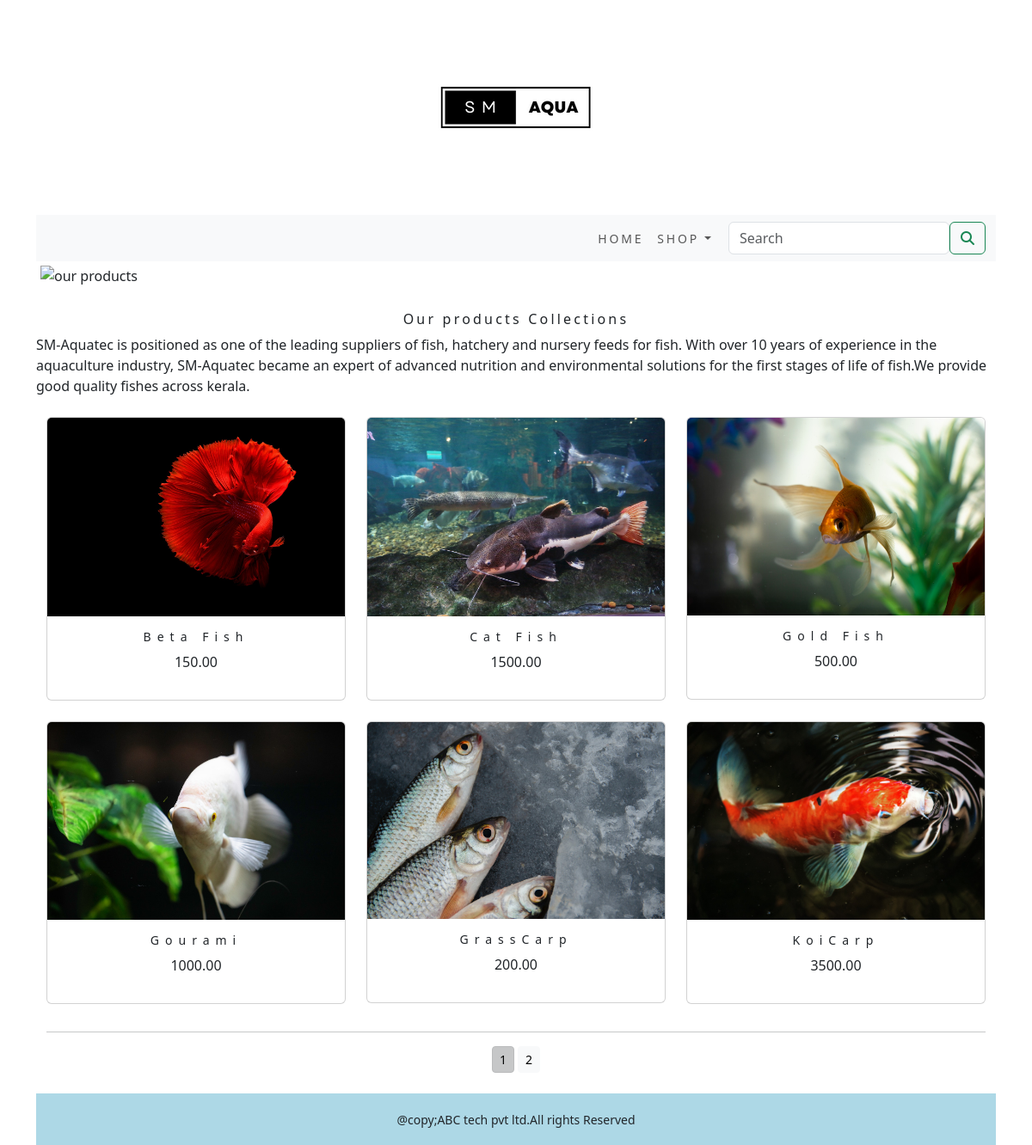
The page /shopapp/ on the database its author committed.
### shopapp/models.py (models this page shows, shortened)
class Product(models.Model):
    name = models.CharField(max_length=250, unique=True)
    slug = models.SlugField(max_length=250, unique=True)
    description = models.TextField(blank=True)
    price = models.DecimalField(max_digits=10, decimal_places=2)
    category = models.ForeignKey(Category, on_delete=models.CASCADE)
    image = models.ImageField(upload_to='product', blank=True)
    stock = models.IntegerField()
    available = models.BooleanField(default=True)
    created = models.DateTimeField(auto_now_add=True)
    updated = models.DateTimeField(auto_now=True)
    def get_url(self):
        return reverse('shopapp:prodCatdetail',args=[self.category.slug,self.slug])
    class Meta:
        ordering = ('name',)
        verbose_name = 'product'
        verbose_name_plural = 'products'

### shopapp/views.py (the view)
# urls.py: path('', views.allProdCat, name='allProdCat'),
def allProdCat(request, c_slug=None):
    c_page = None
    products_list = None
    if c_slug != None:
        c_page = get_object_or_404(Category, slug=c_slug)
        products_list = Product.objects.all().filter(category=c_page, available=True)
    else:
        products_list = Product.objects.all().filter(available=True)
    paginator=Paginator(products_list,6)
    try:
        page=int(request.GET.get('page','1'))
    except:
        page=1
    try:
        products=paginator.page(page)
    except(EmptyPage,InvalidPage):
        products=paginator.page(paginator.num_pages)
    return render(request, "category.html", {'category': c_page, 'products': products})

### cart/context_processors.py (called while the page is built)
def counter(request):
    item_count = 0
    if 'admin' in request.path:
        return {}
    else:
        try:
            cart = Cart.objects.filter(cart_id=_cart_id(request))
            cart_items = CartItem.objects.all().filter(cart=cart[:1])
            for cart_item in cart_items:
                item_count += cart_item.quantity
        except Cart.DoesNotExist:
            item_count = 0
    return dict(item_count=item_count)

### cart/views.py (called while the page is built)
def _cart_id(request):
    cart = request.session.session_key
    if not cart:
        cart = request.session.create()
    return cart

### shopapp/context_processors.py (called while the page is built)
def menu_links(request):
    links=Category.objects.all()
    return dict(links=links)

### shopapp/models.py (called while the page is built)
    def get_url(self):
        return reverse('shopapp:products_by_category',args=[self.slug])

### templates/category.html (shortened to what this page needs)
{% extends 'base.html' %}
{% load static %}
{% block content %}
<div class="mx_auto">
   {% if category %}
      <img class="my_image" src="{{category.image.url}}" alt="{{category.name}}" width="500px;" height="200px;">
</div>
   <br>
<div>
      <h1 class="text-center my_title">{{category.name}}</h1>
      <p class="text_justify">{{category.description}}</p>
</div>
   {% else %}
<div>
      <img class="my_image my_image_padding" src="{% static 'img/banner.png' %}" alt="our products" width="1250px;" height="450px;">
</div>
<br>
<div>
   <h1 class="text-center my_title"> Our products Collections</h1>
   <p class="text-justify">SM-Aquatec is positioned as one of the leading suppliers of fish, hatchery and nursery feeds for fish. With over 10 years of experience in the aquaculture industry, SM-Aquatec became an expert of advanced nutrition and environmental solutions for the first stages of life of fish.We provide good quality fishes across kerala.</p>
</div>
   {% endif %}
<div class="container">
   <div class="row mx_auto">
      {% for product in products.object_list %}
      <div class="my_bottom_margi col-9 col-sm-5 col-md-4 col-md-25 col-lg-4">
         <div class="navbar  box-shadow mb-2" >
         <div class="card-deck mt-50">
            <div class="card text-center" style="min-width:18rem;" >
               <a href="{{product.get_url}}"><img class="card-img-top my_image" src="{{product.image.url}}" alt="{{product.name}}" width="500px;" height="200px;"></a>
               <div class="card-body">
                  <h4>{{product.name}}</h4>
                  <p>{{product.price}}</p>
               </div>
            </div>
         </div>
         </div>
      </div>
      {% endfor %}
   </div>
   <div class="mx-auto">
      {% if products.paginator.num_pages > 1 %}
      <hr>
      <div class="text-center">
         {% for pg in products.paginator.page_range %}
               <a href="?page={{pg}}" class="btn btn-light btn-sm {% if products.number == pg %} active {% endif %}">{{pg}}</a>
         {% endfor %}
      </div>
      {% endif %}
   </div>
   <br>
</div>
{% endblock %}

### templates/base.html (shortened to what this page needs)
{% load static %}
<!DOCTYPE html>
<html lang="en">
<head>
    <link rel="stylesheet" href="{% static 'css/custom.css' %}">
    <link rel="stylesheet" href="{% static 'css/bootstrap.rtl.min.css' %}">
</head>
<body>
<div class="container">
    {% include 'header.html' %}
    {% include 'nav.html' %}
    {% block content %}
    {% endblock %}
</div>
{% include 'footer.html' %}
</body>
</html>

### templates/header.html
{% load static %}
<header>
  <center>
    <a href="{% url 'shopapp:allProdCat' %}"> <img src="{% static 'img/logo1.png' %}" alt="logimage"  max-width="10%;"
            height="auto;"><br>
  </center>
</header>

### templates/nav.html (shortened to what this page needs)
<nav class="navbar navbar-expand-lg bg-body-tertiary">
  <div class="container-fluid">
    <div class="collapse navbar-collapse" id="navbarSupportedContent">
      <ul class="navbar-nav me-auto mb-2 mb-lg-0">
        <li class="nav-item">
          <a class="nav-link" href="#">Home</a>
        </li>
        <li class="nav-item dropdown {% if 'shopapp in request.path' %} active {% endif %}">
          <a class="nav-link dropdown-toggle" href="#" role="button" data-bs-toggle="dropdown" aria-expanded="false">
            Shop
          </a>
        </li>
      </ul>
      <form class="d-flex" action="{% url 'search_app:SearchResult' %}" method="get">
        <input class="form-control me-2" type="search" placeholder="Search" name="q" aria-label="Search">
        <button class="btn btn-outline-success" type="submit"><i class="fa fa-search"></i></button>
      </form>
    </div>
  </div>
</nav>

### templates/footer.html
<div class="footer navbar-fixed-bottom my_footer">
  <p class="text-center">@copy;ABC tech pvt ltd.All rights Reserved</p>
</div>

### static/css/custom.css (style rules this page uses)
body { background-color:aqua; font-family: 'Roboto', sans-serif; }
.nav-item { letter-spacing : .2em; font-size : 14px; text-transform : uppercase; }
.my_footer { background-color:LightBlue; height:60px; }
.my_footer p { padding-top:20px; font-size:14px; }
.my_image { width:100%; height:auto; }
.my_title { font-size:16px; text_transform:uppercase; letter-spacing: .2em; }
.my_image_padding { padding:5px; }
.card-body h4 { font-size: 14px; text_transform:uppercase; letter-spacing:.5em; }

### rows shown on the page
Product: image (picture), name "Beta Fish", price "150.00"
Product: image (picture), name "Cat Fish", price "1500.00"
Product: image (picture), name "Gold Fish", price "500.00"
Product: image (picture), name "Gourami", price "1000.00"
Product: image (picture), name "GrassCarp", price "200.00"
Product: image (picture), name "KoiCarp", price "3500.00"

### other values the page prints
{{ pg }} "1" "2"
